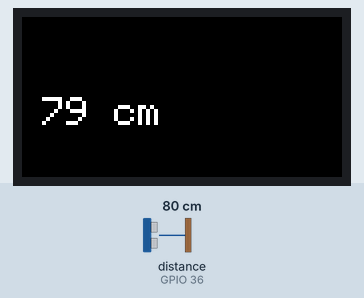
This sketch was run on a simulated ESP32. Parts: 160×80 colour display. Wiring (inferred from the names in the program): ultrasonic range finder: trigger GPIO 26; echo GPIO 36. The test bench sets the inputs (shaded band); at power-on: distance to the obstacle (sensor on GPIO 36) 80 cm. The echo pulse lasts 58.3 µs per cm.

Above: at 1.3 s.
1.4 s: distance to the obstacle (sensor on GPIO 36) set to 2 cm
At 2.3 s:
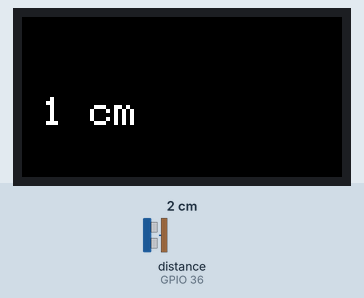
2.9 s: distance to the obstacle (sensor on GPIO 36) set to 4 cm
At 3.9 s:
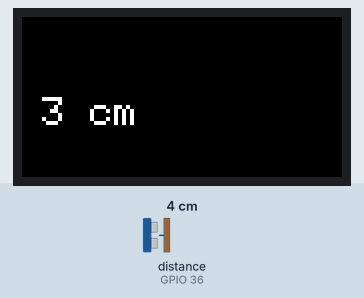
4.4 s: distance to the obstacle (sensor on GPIO 36) set to 9 cm
At 5.3 s:
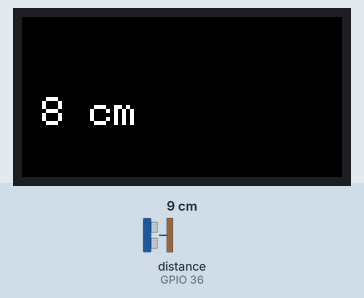
Timing chart, 0 to 7.4 s (numbered marks = the images above; inputs shaded):
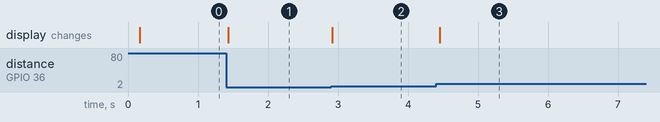

Measured:
- after the input at 1.4 s, the display: changes at once (image 1)
- after the input at 2.9 s, the display: changes at once (image 2)
- after the input at 4.4 s, the display: changes after 0.06 s (image 3)

The sketch:

stickc_ultrasonic.ino
```cpp
#include <M5StickC.h>

const int trigPin = 26;
const int echoPin = 36; // Input-only pin

long duration;
int distance;

void setup() {
  M5.begin();
  M5.Lcd.setRotation(1);
  M5.Lcd.fillScreen(BLACK);
  M5.Lcd.setTextColor(WHITE);
  M5.Lcd.setTextSize(2);

  pinMode(trigPin, OUTPUT);
  pinMode(echoPin, INPUT);
}

void loop() {
  // Send 10us pulse to Trig
  digitalWrite(trigPin, LOW);
  delayMicroseconds(2);
  digitalWrite(trigPin, HIGH);
  delayMicroseconds(10);
  digitalWrite(trigPin, LOW);

  // Read Echo
  duration = pulseIn(echoPin, HIGH);

  // Calculate Distance (Speed of sound = 0.034 cm/us)
  distance = duration * 0.034 / 2;

  // Update Display
  M5.Lcd.fillRect(10, 40, 100, 20, BLACK);
  M5.Lcd.setCursor(10, 40);
  if (distance > 0 && distance < 400) {
    M5.Lcd.print(distance);
    M5.Lcd.print(" cm");
  } else {
    M5.Lcd.print("Far");
  }

  delay(50);
}
```
